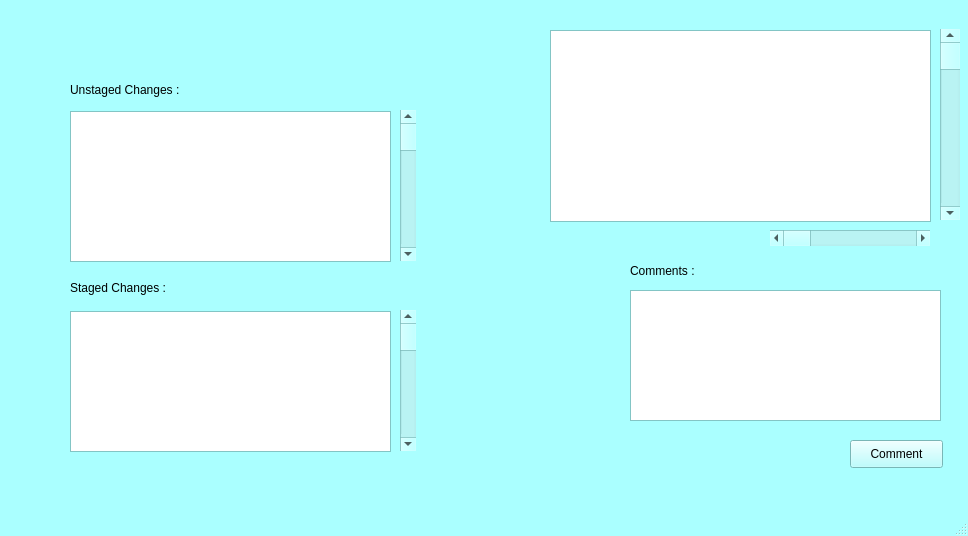
<?xml version="1.0" encoding="UTF-8"?>
<ui version="4.0">
 <class>MainWindow</class>
 <widget class="QMainWindow" name="MainWindow">
  <property name="geometry">
   <rect>
    <x>0</x>
    <y>0</y>
    <width>968</width>
    <height>536</height>
   </rect>
  </property>
  <property name="palette">
   <palette>
    <active>
     <colorrole role="WindowText">
      <brush brushstyle="SolidPattern">
       <color alpha="255">
        <red>0</red>
        <green>0</green>
        <blue>0</blue>
       </color>
      </brush>
     </colorrole>
     <colorrole role="Button">
      <brush brushstyle="SolidPattern">
       <color alpha="255">
        <red>170</red>
        <green>255</green>
        <blue>255</blue>
       </color>
      </brush>
     </colorrole>
     <colorrole role="Light">
      <brush brushstyle="SolidPattern">
       <color alpha="255">
        <red>255</red>
        <green>255</green>
        <blue>255</blue>
       </color>
      </brush>
     </colorrole>
     <colorrole role="Midlight">
      <brush brushstyle="SolidPattern">
       <color alpha="255">
        <red>212</red>
        <green>255</green>
        <blue>255</blue>
       </color>
      </brush>
     </colorrole>
     <colorrole role="Dark">
      <brush brushstyle="SolidPattern">
       <color alpha="255">
        <red>85</red>
        <green>127</green>
        <blue>127</blue>
       </color>
      </brush>
     </colorrole>
     <colorrole role="Mid">
      <brush brushstyle="SolidPattern">
       <color alpha="255">
        <red>113</red>
        <green>170</green>
        <blue>170</blue>
       </color>
      </brush>
     </colorrole>
     <colorrole role="Text">
      <brush brushstyle="SolidPattern">
       <color alpha="255">
        <red>0</red>
        <green>0</green>
        <blue>0</blue>
       </color>
      </brush>
     </colorrole>
     <colorrole role="BrightText">
      <brush brushstyle="SolidPattern">
       <color alpha="255">
        <red>255</red>
        <green>255</green>
        <blue>255</blue>
       </color>
      </brush>
     </colorrole>
     <colorrole role="ButtonText">
      <brush brushstyle="SolidPattern">
       <color alpha="255">
        <red>0</red>
        <green>0</green>
        <blue>0</blue>
       </color>
      </brush>
     </colorrole>
     <colorrole role="Base">
      <brush brushstyle="SolidPattern">
       <color alpha="255">
        <red>255</red>
        <green>255</green>
        <blue>255</blue>
       </color>
      </brush>
     </colorrole>
     <colorrole role="Window">
      <brush brushstyle="SolidPattern">
       <color alpha="255">
        <red>170</red>
        <green>255</green>
        <blue>255</blue>
       </color>
      </brush>
     </colorrole>
     <colorrole role="Shadow">
      <brush brushstyle="SolidPattern">
       <color alpha="255">
        <red>0</red>
        <green>0</green>
        <blue>0</blue>
       </color>
      </brush>
     </colorrole>
     <colorrole role="AlternateBase">
      <brush brushstyle="SolidPattern">
       <color alpha="255">
        <red>212</red>
        <green>255</green>
        <blue>255</blue>
       </color>
      </brush>
     </colorrole>
     <colorrole role="ToolTipBase">
      <brush brushstyle="SolidPattern">
       <color alpha="255">
        <red>255</red>
        <green>255</green>
        <blue>220</blue>
       </color>
      </brush>
     </colorrole>
     <colorrole role="ToolTipText">
      <brush brushstyle="SolidPattern">
       <color alpha="255">
        <red>0</red>
        <green>0</green>
        <blue>0</blue>
       </color>
      </brush>
     </colorrole>
     <colorrole role="PlaceholderText">
      <brush brushstyle="SolidPattern">
       <color alpha="128">
        <red>0</red>
        <green>0</green>
        <blue>0</blue>
       </color>
      </brush>
     </colorrole>
    </active>
    <inactive>
     <colorrole role="WindowText">
      <brush brushstyle="SolidPattern">
       <color alpha="255">
        <red>0</red>
        <green>0</green>
        <blue>0</blue>
       </color>
      </brush>
     </colorrole>
     <colorrole role="Button">
      <brush brushstyle="SolidPattern">
       <color alpha="255">
        <red>170</red>
        <green>255</green>
        <blue>255</blue>
       </color>
      </brush>
     </colorrole>
     <colorrole role="Light">
      <brush brushstyle="SolidPattern">
       <color alpha="255">
        <red>255</red>
        <green>255</green>
        <blue>255</blue>
       </color>
      </brush>
     </colorrole>
     <colorrole role="Midlight">
      <brush brushstyle="SolidPattern">
       <color alpha="255">
        <red>212</red>
        <green>255</green>
        <blue>255</blue>
       </color>
      </brush>
     </colorrole>
     <colorrole role="Dark">
      <brush brushstyle="SolidPattern">
       <color alpha="255">
        <red>85</red>
        <green>127</green>
        <blue>127</blue>
       </color>
      </brush>
     </colorrole>
     <colorrole role="Mid">
      <brush brushstyle="SolidPattern">
       <color alpha="255">
        <red>113</red>
        <green>170</green>
        <blue>170</blue>
       </color>
      </brush>
     </colorrole>
     <colorrole role="Text">
      <brush brushstyle="SolidPattern">
       <color alpha="255">
        <red>0</red>
        <green>0</green>
        <blue>0</blue>
       </color>
      </brush>
     </colorrole>
     <colorrole role="BrightText">
      <brush brushstyle="SolidPattern">
       <color alpha="255">
        <red>255</red>
        <green>255</green>
        <blue>255</blue>
       </color>
      </brush>
     </colorrole>
     <colorrole role="ButtonText">
      <brush brushstyle="SolidPattern">
       <color alpha="255">
        <red>0</red>
        <green>0</green>
        <blue>0</blue>
       </color>
      </brush>
     </colorrole>
     <colorrole role="Base">
      <brush brushstyle="SolidPattern">
       <color alpha="255">
        <red>255</red>
        <green>255</green>
        <blue>255</blue>
       </color>
      </brush>
     </colorrole>
     <colorrole role="Window">
      <brush brushstyle="SolidPattern">
       <color alpha="255">
        <red>170</red>
        <green>255</green>
        <blue>255</blue>
       </color>
      </brush>
     </colorrole>
     <colorrole role="Shadow">
      <brush brushstyle="SolidPattern">
       <color alpha="255">
        <red>0</red>
        <green>0</green>
        <blue>0</blue>
       </color>
      </brush>
     </colorrole>
     <colorrole role="AlternateBase">
      <brush brushstyle="SolidPattern">
       <color alpha="255">
        <red>212</red>
        <green>255</green>
        <blue>255</blue>
       </color>
      </brush>
     </colorrole>
     <colorrole role="ToolTipBase">
      <brush brushstyle="SolidPattern">
       <color alpha="255">
        <red>255</red>
        <green>255</green>
        <blue>220</blue>
       </color>
      </brush>
     </colorrole>
     <colorrole role="ToolTipText">
      <brush brushstyle="SolidPattern">
       <color alpha="255">
        <red>0</red>
        <green>0</green>
        <blue>0</blue>
       </color>
      </brush>
     </colorrole>
     <colorrole role="PlaceholderText">
      <brush brushstyle="SolidPattern">
       <color alpha="128">
        <red>0</red>
        <green>0</green>
        <blue>0</blue>
       </color>
      </brush>
     </colorrole>
    </inactive>
    <disabled>
     <colorrole role="WindowText">
      <brush brushstyle="SolidPattern">
       <color alpha="255">
        <red>85</red>
        <green>127</green>
        <blue>127</blue>
       </color>
      </brush>
     </colorrole>
     <colorrole role="Button">
      <brush brushstyle="SolidPattern">
       <color alpha="255">
        <red>170</red>
        <green>255</green>
        <blue>255</blue>
       </color>
      </brush>
     </colorrole>
     <colorrole role="Light">
      <brush brushstyle="SolidPattern">
       <color alpha="255">
        <red>255</red>
        <green>255</green>
        <blue>255</blue>
       </color>
      </brush>
     </colorrole>
     <colorrole role="Midlight">
      <brush brushstyle="SolidPattern">
       <color alpha="255">
        <red>212</red>
        <green>255</green>
        <blue>255</blue>
       </color>
      </brush>
     </colorrole>
     <colorrole role="Dark">
      <brush brushstyle="SolidPattern">
       <color alpha="255">
        <red>85</red>
        <green>127</green>
        <blue>127</blue>
       </color>
      </brush>
     </colorrole>
     <colorrole role="Mid">
      <brush brushstyle="SolidPattern">
       <color alpha="255">
        <red>113</red>
        <green>170</green>
        <blue>170</blue>
       </color>
      </brush>
     </colorrole>
     <colorrole role="Text">
      <brush brushstyle="SolidPattern">
       <color alpha="255">
        <red>85</red>
        <green>127</green>
        <blue>127</blue>
       </color>
      </brush>
     </colorrole>
     <colorrole role="BrightText">
      <brush brushstyle="SolidPattern">
       <color alpha="255">
        <red>255</red>
        <green>255</green>
        <blue>255</blue>
       </color>
      </brush>
     </colorrole>
     <colorrole role="ButtonText">
      <brush brushstyle="SolidPattern">
       <color alpha="255">
        <red>85</red>
        <green>127</green>
        <blue>127</blue>
       </color>
      </brush>
     </colorrole>
     <colorrole role="Base">
      <brush brushstyle="SolidPattern">
       <color alpha="255">
        <red>170</red>
        <green>255</green>
        <blue>255</blue>
       </color>
      </brush>
     </colorrole>
     <colorrole role="Window">
      <brush brushstyle="SolidPattern">
       <color alpha="255">
        <red>170</red>
        <green>255</green>
        <blue>255</blue>
       </color>
      </brush>
     </colorrole>
     <colorrole role="Shadow">
      <brush brushstyle="SolidPattern">
       <color alpha="255">
        <red>0</red>
        <green>0</green>
        <blue>0</blue>
       </color>
      </brush>
     </colorrole>
     <colorrole role="AlternateBase">
      <brush brushstyle="SolidPattern">
       <color alpha="255">
        <red>170</red>
        <green>255</green>
        <blue>255</blue>
       </color>
      </brush>
     </colorrole>
     <colorrole role="ToolTipBase">
      <brush brushstyle="SolidPattern">
       <color alpha="255">
        <red>255</red>
        <green>255</green>
        <blue>220</blue>
       </color>
      </brush>
     </colorrole>
     <colorrole role="ToolTipText">
      <brush brushstyle="SolidPattern">
       <color alpha="255">
        <red>0</red>
        <green>0</green>
        <blue>0</blue>
       </color>
      </brush>
     </colorrole>
     <colorrole role="PlaceholderText">
      <brush brushstyle="SolidPattern">
       <color alpha="128">
        <red>0</red>
        <green>0</green>
        <blue>0</blue>
       </color>
      </brush>
     </colorrole>
    </disabled>
   </palette>
  </property>
  <property name="windowTitle">
   <string>MainWindow</string>
  </property>
  <widget class="QWidget" name="centralwidget">
   <widget class="QLabel" name="label_1">
    <property name="geometry">
     <rect>
      <x>10</x>
      <y>0</y>
      <width>111</width>
      <height>61</height>
     </rect>
    </property>
    <property name="text">
     <string/>
    </property>
    <property name="pixmap">
     <pixmap>git-logo.png</pixmap>
    </property>
    <property name="scaledContents">
     <bool>true</bool>
    </property>
    <property name="wordWrap">
     <bool>false</bool>
    </property>
   </widget>
   <widget class="QListView" name="listView">
    <property name="geometry">
     <rect>
      <x>70</x>
      <y>111</y>
      <width>321</width>
      <height>151</height>
     </rect>
    </property>
   </widget>
   <widget class="QTableView" name="tableView">
    <property name="geometry">
     <rect>
      <x>70</x>
      <y>311</y>
      <width>321</width>
      <height>141</height>
     </rect>
    </property>
   </widget>
   <widget class="QTextEdit" name="textEdit">
    <property name="geometry">
     <rect>
      <x>630</x>
      <y>290</y>
      <width>311</width>
      <height>131</height>
     </rect>
    </property>
   </widget>
   <widget class="QPushButton" name="CommentButton">
    <property name="geometry">
     <rect>
      <x>850</x>
      <y>440</y>
      <width>93</width>
      <height>28</height>
     </rect>
    </property>
    <property name="text">
     <string>Comment</string>
    </property>
   </widget>
   <widget class="QLabel" name="label_4">
    <property name="geometry">
     <rect>
      <x>630</x>
      <y>260</y>
      <width>171</width>
      <height>21</height>
     </rect>
    </property>
    <property name="text">
     <string>Comments :</string>
    </property>
   </widget>
   <widget class="QLabel" name="label_2">
    <property name="geometry">
     <rect>
      <x>70</x>
      <y>80</y>
      <width>151</width>
      <height>20</height>
     </rect>
    </property>
    <property name="text">
     <string>Unstaged Changes :</string>
    </property>
   </widget>
   <widget class="QLabel" name="label_3">
    <property name="geometry">
     <rect>
      <x>70</x>
      <y>280</y>
      <width>141</width>
      <height>16</height>
     </rect>
    </property>
    <property name="text">
     <string>Staged Changes :</string>
    </property>
   </widget>
   <widget class="QListView" name="listView_2">
    <property name="geometry">
     <rect>
      <x>550</x>
      <y>30</y>
      <width>381</width>
      <height>192</height>
     </rect>
    </property>
   </widget>
   <widget class="QScrollBar" name="horizontalScrollBar_1">
    <property name="geometry">
     <rect>
      <x>770</x>
      <y>230</y>
      <width>160</width>
      <height>16</height>
     </rect>
    </property>
    <property name="orientation">
     <enum>Qt::Horizontal</enum>
    </property>
   </widget>
   <widget class="QScrollBar" name="verticalScrollBar_3">
    <property name="geometry">
     <rect>
      <x>940</x>
      <y>29</y>
      <width>20</width>
      <height>191</height>
     </rect>
    </property>
    <property name="orientation">
     <enum>Qt::Vertical</enum>
    </property>
   </widget>
   <widget class="QScrollBar" name="verticalScrollBar_1">
    <property name="geometry">
     <rect>
      <x>400</x>
      <y>110</y>
      <width>16</width>
      <height>151</height>
     </rect>
    </property>
    <property name="orientation">
     <enum>Qt::Vertical</enum>
    </property>
   </widget>
   <widget class="QScrollBar" name="verticalScrollBar_2">
    <property name="geometry">
     <rect>
      <x>400</x>
      <y>310</y>
      <width>16</width>
      <height>141</height>
     </rect>
    </property>
    <property name="orientation">
     <enum>Qt::Vertical</enum>
    </property>
   </widget>
  </widget>
  <widget class="QStatusBar" name="statusbar"/>
  <widget class="QMenuBar" name="menuBar">
   <property name="geometry">
    <rect>
     <x>0</x>
     <y>0</y>
     <width>968</width>
     <height>26</height>
    </rect>
   </property>
  </widget>
  <action name="actionCreate_New_Repo">
   <property name="text">
    <string>Create New Repo</string>
   </property>
  </action>
  <action name="actionClone_From_Location">
   <property name="text">
    <string>Clone From Location</string>
   </property>
  </action>
  <action name="actionClone_From_Link">
   <property name="text">
    <string>Clone From Link</string>
   </property>
  </action>
 </widget>
 <resources/>
 <connections/>
</ui>
